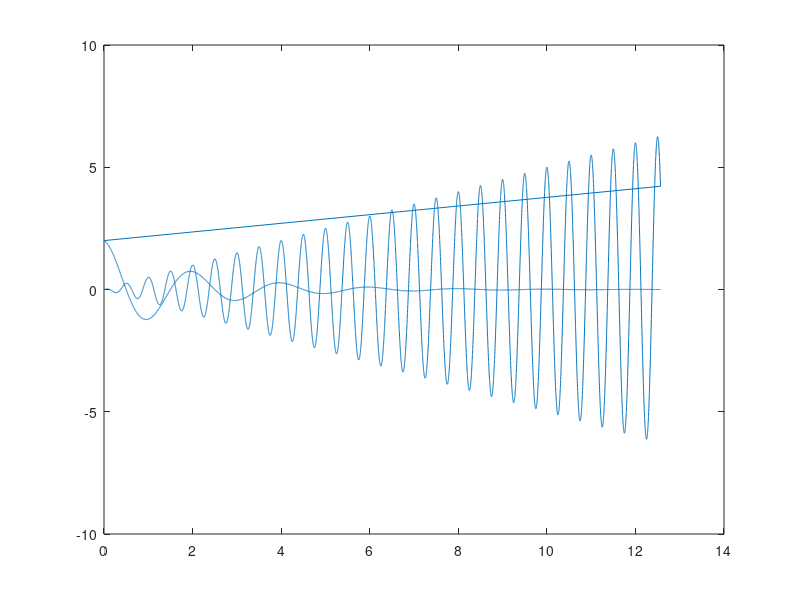

MATLAB code to generate this figure:
x1=linspace(0,4*pi,10000);
x2=linspace(0,4*pi,10000);
x=[x1,x2]';
y1=0.5*x1.*cos(4*pi*x1);
y2=2*exp(-0.5*x2).*cos(pi*x2);
y=[y1,y2];
plot(x,y)
